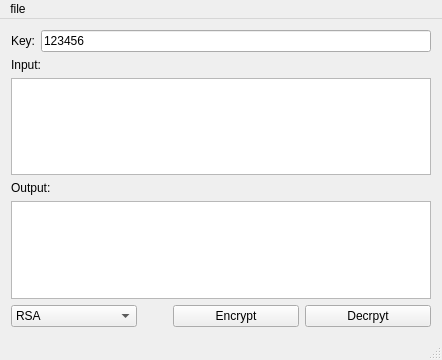
<?xml version="1.0" encoding="UTF-8"?>
<ui version="4.0">
 <class>MainWindow</class>
 <widget class="QMainWindow" name="MainWindow">
  <property name="geometry">
   <rect>
    <x>0</x>
    <y>0</y>
    <width>442</width>
    <height>360</height>
   </rect>
  </property>
  <property name="windowTitle">
   <string>fileSecrecySystem</string>
  </property>
  <property name="windowIcon">
   <iconset resource="../icon.qrc">
    <normaloff>:/images/dialog-password.png</normaloff>:/images/dialog-password.png</iconset>
  </property>
  <widget class="QWidget" name="centralWidget">
   <layout class="QVBoxLayout" name="verticalLayout">
    <item>
     <layout class="QHBoxLayout" name="horizontalLayout">
      <item>
       <widget class="QLabel" name="label">
        <property name="text">
         <string>Key:</string>
        </property>
       </widget>
      </item>
      <item>
       <widget class="QLineEdit" name="keyEdit">
        <property name="text">
         <string>123456</string>
        </property>
       </widget>
      </item>
     </layout>
    </item>
    <item>
     <widget class="QLabel" name="label_2">
      <property name="text">
       <string>Input:</string>
      </property>
     </widget>
    </item>
    <item>
     <widget class="QPlainTextEdit" name="inputEdit"/>
    </item>
    <item>
     <widget class="QLabel" name="label_3">
      <property name="text">
       <string>Output:</string>
      </property>
     </widget>
    </item>
    <item>
     <widget class="QPlainTextEdit" name="outputEdit"/>
    </item>
    <item>
     <layout class="QHBoxLayout" name="horizontalLayout_2">
      <item>
       <widget class="QComboBox" name="encryptionMethod">
        <item>
         <property name="text">
          <string>RSA</string>
         </property>
        </item>
        <item>
         <property name="text">
          <string>Casear</string>
         </property>
        </item>
        <item>
         <property name="text">
          <string>Playfair</string>
         </property>
        </item>
        <item>
         <property name="text">
          <string>RC4</string>
         </property>
        </item>
        <item>
         <property name="text">
          <string>Blowfish</string>
         </property>
        </item>
        <item>
         <property name="text">
          <string>XOR</string>
         </property>
        </item>
       </widget>
      </item>
      <item>
       <spacer name="horizontalSpacer">
        <property name="orientation">
         <enum>Qt::Horizontal</enum>
        </property>
        <property name="sizeType">
         <enum>QSizePolicy::Preferred</enum>
        </property>
        <property name="sizeHint" stdset="0">
         <size>
          <width>30</width>
          <height>20</height>
         </size>
        </property>
       </spacer>
      </item>
      <item>
       <widget class="QPushButton" name="encryptBtn">
        <property name="text">
         <string>Encrypt</string>
        </property>
        <property name="icon">
         <iconset resource="../icon.qrc">
          <normaloff>:/images/object-locked.png</normaloff>:/images/object-locked.png</iconset>
        </property>
       </widget>
      </item>
      <item>
       <widget class="QPushButton" name="decryptBtn">
        <property name="text">
         <string>Decrpyt</string>
        </property>
        <property name="icon">
         <iconset resource="../icon.qrc">
          <normaloff>:/images/object-unlocked.png</normaloff>:/images/object-unlocked.png</iconset>
        </property>
       </widget>
      </item>
     </layout>
    </item>
   </layout>
  </widget>
  <widget class="QMenuBar" name="menuBar">
   <property name="geometry">
    <rect>
     <x>0</x>
     <y>0</y>
     <width>442</width>
     <height>22</height>
    </rect>
   </property>
   <widget class="QMenu" name="menufile">
    <property name="title">
     <string>file</string>
    </property>
    <addaction name="actionopen"/>
    <addaction name="actionsave_as"/>
   </widget>
   <addaction name="menufile"/>
  </widget>
  <widget class="QStatusBar" name="statusBar"/>
  <action name="actionopen">
   <property name="text">
    <string>open...</string>
   </property>
  </action>
  <action name="actionsave_as">
   <property name="text">
    <string>save as...</string>
   </property>
  </action>
 </widget>
 <layoutdefault spacing="6" margin="11"/>
 <resources>
  <include location="../icon.qrc"/>
 </resources>
 <connections/>
</ui>
